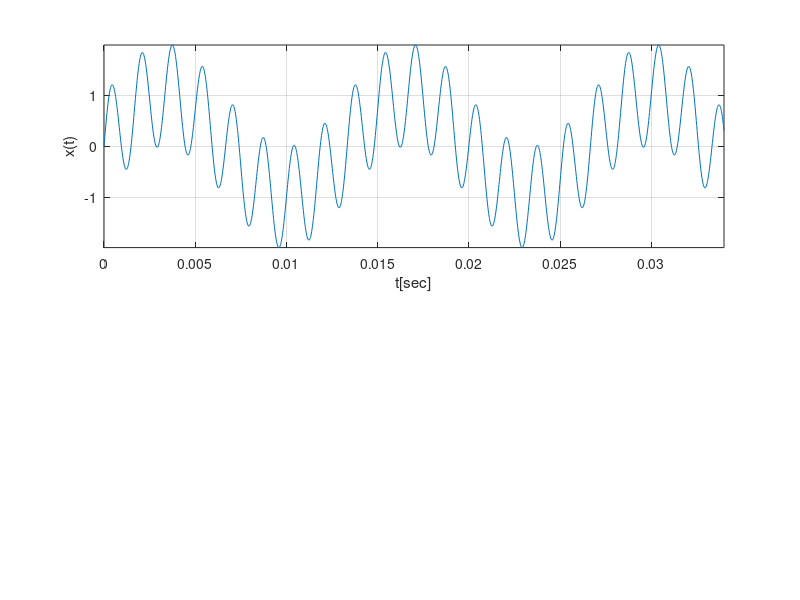

Reproduce this figure in MATLAB. (Note: this script raises an error after producing the figure.)
clc; clf;

% BASED ON THE LPF IMPLEMENTED IN THIS FOLDER
fs = 44100;
T = 1;
N = fs*T;
t = (0:N-1)/fs;
portion = 1500;
freqs_ = [75 600];
x = sin(2*pi*freqs_(1).*t) + sin(2*pi*freqs_(2).*t); %freq components (75,660)[Hz]

figure(1); subplot(211); plot(t(1:portion),x(1:portion)); grid on; axis tight; xlabel("t[sec]"); ylabel("x(t)"); 
title_str = ["Demo Signal with freq components: (" + num2str(freqs_(1)) + "," + num2str(freqs_(2)) + ")[Hz]"];
title(title_str);

fgrid = fs*(0:N-1)/N;
X_f = (1/N)*fft(x,N);
mag_Xf = abs(X_f);
subplot(212); plot(fgrid,mag_Xf); grid on; axis([20, 20*10^3, 0, 1]); xlabel("f[Hz]"); ylabel("X(f)"); title("Spectrum of x");

% implement first ord shelving lpf:
%              H0*s   s*(1+H0) + 1   s*V0 + 1        
%  H(s) = 1 + ----- = ------------ = ---------
%             s + 1       s + 1        s + 1

fc = 400;
H0 = 1.2;
V0 = 1 + H0
b = [V0/(2*pi*fc) 1]; % s + (1 + H0) = s + V0
a = [1/(2*pi*fc) 1]; % s + 1
[b_z,a_z] = bilinear(b,a,fs)
y = filter(b_z,a_z,x);
Y_f = (1/N)*fft(y,N);
mag_Yf = abs(Y_f);
figure(2); subplot(211); plot(t(1:portion),y(1:portion)); grid on;axis tight; xlabel("t[sec]"); ylabel("y(t)"); title("Filtered Signal"); 
subplot(212); plot(fgrid,mag_Yf); grid on; axis([20, 20*10^3, 0, 1]); xlabel("f[Hz]"); ylabel("Y(f)"); title("Spectrum of y");

% LISTEN TO THE ORIGINAL AND FILTERED SIGNAL
% sound(x,fs);
% pause(1.2);
% sound(y,fs);